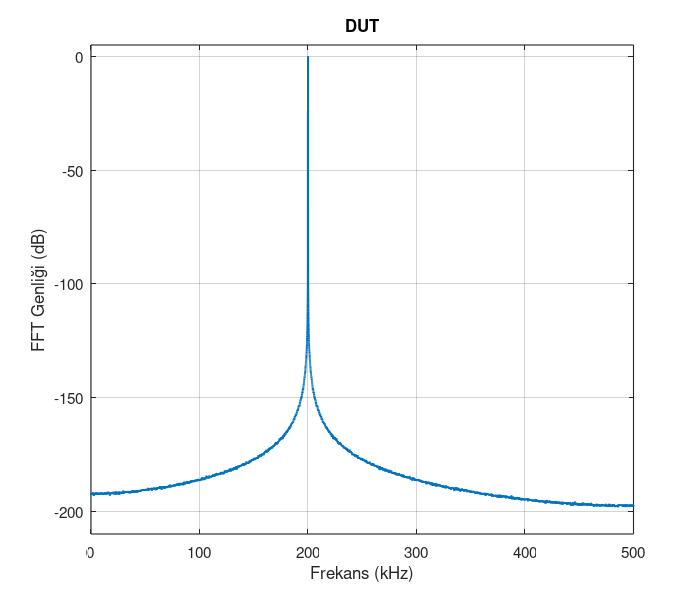
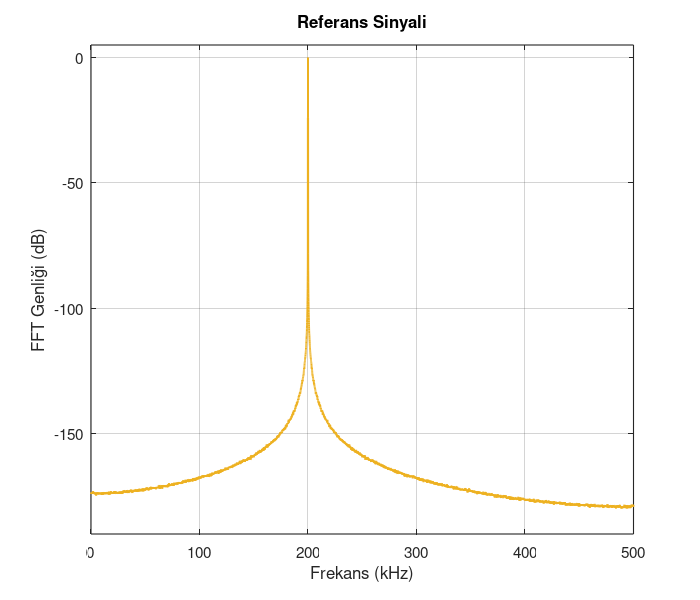
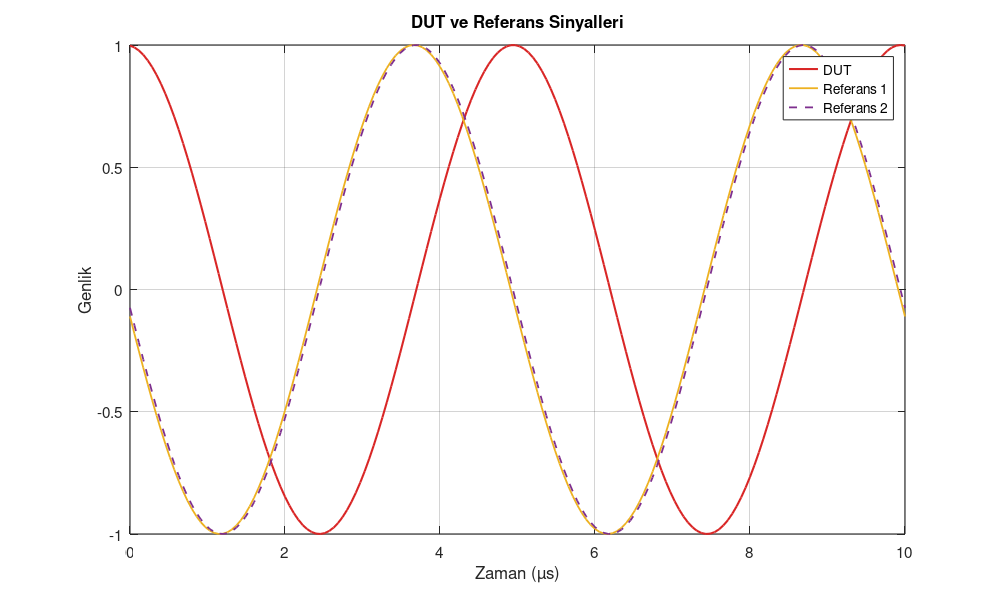

MATLAB code to generate these figures, in order: (Note: this script raises an error after producing the figures.)
% Sunum icin istenen bagimsiz zaman ve frekans domeni grafiklerini uretir.
%
% Ciktilar:
%   1. DUT FFT spektrumu
%   2. Tek referans sinyalinin FFT spektrumu
%   3. DUT ve iki referansin zaman domeninde ust uste gosterimi
%   4. Bir mixer cikisinin FFT spektrumu
%   5. LPF, K_pd bolumu ve asin sonrasi sinyalin FFT spektrumu
%   6. Bir iterasyonluk Cross-PSD / DUT periodogrami karsilastirmasi
%   7. Secilen son iterasyondaki Cross-PSD / DUT periodogrami karsilastirmasi
%
% Bu dosya, matlab_version/presentation_signal_flow_plots klasorunun
% GNU Octave uyumlu kopyasidir. Dosya adiyla ayni ana fonksiyon ve ayni
% dosyada kullanilan alt fonksiyonlardan olusur.

function generate_signal_flow_plots()
script_dir = fileparts(mfilename("fullpath"));
generate_signal_flow_plots_main(script_dir);
end

%% ---------------- LOCAL HELPERS ----------------
function phase_noise = presentation_phase_noise(N, phase_rms)
% Ana generate_phase_noise.m ile ayni 1/f^3 sekillendirmeyi uygular.
white = randn(N, 1);
X_white = fft(white);
f_bin = [0:N/2, N/2-1:-1:1]';
f_bin(1) = 1;
phase_noise_filter = 1 ./ sqrt(f_bin.^3);
phase_noise_filter(1) = 0;
unit_phase_noise = real(ifft(X_white .* phase_noise_filter));
unit_phase_noise = unit_phase_noise - mean(unit_phase_noise);
unit_phase_noise = unit_phase_noise / sqrt(mean(unit_phase_noise.^2));
phase_noise = phase_rms * unit_phase_noise;
end

function result = build_correlation_result( ...
    frequency, S_cross_sum, S_dut_sum, iteration_count, number_of_log_bins)
% Ayni birikimli kosunun istenen iterasyon kontrol noktasini log-binler.
valid = frequency > 0;
S_cross_average = S_cross_sum / iteration_count;
S_dut_average = S_dut_sum / iteration_count;
[result.f_cross, result.L_cross] = logbin_phase_noise( ...
    frequency(valid), abs(S_cross_average(valid)), number_of_log_bins);
[result.f_dut, result.L_dut] = logbin_phase_noise( ...
    frequency(valid), S_dut_average(valid), number_of_log_bins);
result.iteration_count = iteration_count;
result.number_of_log_bins = number_of_log_bins;
end

function [frequency, magnitude_db] = one_sided_fft_db(signal, fs)
% FFT genligini tek tarafli spektruma cevirir; referans birim genliktir.
signal = signal(:);
signal_length = length(signal);
X = fft(signal);
positive_count = floor(signal_length/2) + 1;
magnitude = abs(X(1:positive_count)) / signal_length;
if mod(signal_length, 2) == 0
    magnitude(2:end-1) = 2*magnitude(2:end-1);
else
    magnitude(2:end) = 2*magnitude(2:end);
end
frequency = (0:positive_count-1)' * fs/signal_length;
magnitude_db = 20*log10(magnitude + realmin);
end

function plot_fft_spectrum( ...
    frequency, magnitude_db, fs, line_color, plot_title, output_path, ...
    cutoff, preserve_frequencies)
% Tek seri FFT spektrumunu varsayilan/kareye yakin figure boyunda cizer.
[plot_frequency, plot_magnitude_db] = smooth_fft_for_plot( ...
    frequency, magnitude_db, 250, 12000, preserve_frequencies);
fig = standard_figure(plot_title);
ax = axes(fig);
plot(ax, plot_frequency/1e3, plot_magnitude_db, ...
    "Color", line_color, "LineWidth", 1.4);
hold(ax, "on");
xlim(ax, [0, fs/2/1e3]);
ylim(ax, spectrum_limits(plot_magnitude_db));
if ~isempty(cutoff)
    % Octave'de xline olmadigi icin dikey kesikli cizgi line/text ile cizilir.
    axis_limits = ylim(ax);
    cutoff_x = cutoff.frequency/1e3;
    line([cutoff_x, cutoff_x], axis_limits, ...
        "LineStyle", "--", "Color", cutoff.color, "LineWidth", 1.4);
    text(ax, cutoff_x + 0.01*diff(xlim(ax)), mean(axis_limits), ...
        cutoff.label, "Interpreter", "tex", "Color", cutoff.color, ...
        "HorizontalAlignment", "left", "VerticalAlignment", "middle");
end
xlabel(ax, "Frekans (kHz)");
ylabel(ax, "FFT Genliği (dB)");
title(ax, plot_title);
style_axis(ax);
export_figure(fig, output_path);
end

function [plot_frequency, plot_magnitude_db] = smooth_fft_for_plot( ...
    frequency, magnitude_db, smoothing_bandwidth_hz, ...
    maximum_plot_points, preserve_frequencies)
% Ham FFT binlerini lineer guc alaninda kayan ortalamayla yumusatir.
% Taşıyıcı/mixer tepeleri, frekans konumlari ve gercek tepe genlikleri
% kaybolmasin diye seyreltilmis gorsel seriye ham degerleriyle geri eklenir.
frequency = frequency(:);
magnitude_db = magnitude_db(:);
if numel(frequency) ~= numel(magnitude_db) || numel(frequency) < 2
    error("FFT yumusatma girdileri ayni uzunlukta olmalidir.");
end

frequency_step = median(diff(frequency));
smoothing_window = max(3, round(smoothing_bandwidth_hz/frequency_step));
if mod(smoothing_window, 2) == 0
    smoothing_window = smoothing_window + 1;
end

linear_power = 10.^(magnitude_db/10);
smoothed_power = movmean( ...
    linear_power, smoothing_window, "Endpoints", "shrink");
smoothed_db = 10*log10(smoothed_power + realmin);

plot_stride = max(1, ceil(numel(frequency)/maximum_plot_points));
plot_indices = (1:plot_stride:numel(frequency))';
if plot_indices(end) ~= numel(frequency)
    plot_indices(end+1) = numel(frequency);
end

preserve_indices = zeros(numel(preserve_frequencies), 1);
for preserve_index = 1:numel(preserve_frequencies)
    [~, preserve_indices(preserve_index)] = min( ...
        abs(frequency - preserve_frequencies(preserve_index)));
end
plot_indices = unique([plot_indices; preserve_indices]);
plot_frequency = frequency(plot_indices);
plot_magnitude_db = smoothed_db(plot_indices);

% Yalniz fiziksel olarak onemli dar tepeleri ham FFT genligiyle koru.
for preserve_index = 1:numel(preserve_indices)
    output_index = find( ...
        plot_indices == preserve_indices(preserve_index), 1, "first");
    plot_magnitude_db(output_index) = ...
        magnitude_db(preserve_indices(preserve_index));
end
end

function plot_correlation_comparison( ...
    result, plot_title, cross_color, dut_color, output_path)
% Cross-PSD ve DUT periodogramini 100 log-bin ile ayni semilogx eksende cizer.
if result.number_of_log_bins ~= 100
    error("Korelasyon grafigi tam olarak 100 log-bin kullanmalidir.");
end
fig = standard_figure(plot_title);
ax = axes(fig);
semilogx(ax, result.f_cross, result.L_cross, ...
    "-", "Color", cross_color, "LineWidth", 2.0, ...
    "DisplayName", "Cross-PSD sonucu");
hold(ax, "on");
semilogx(ax, result.f_dut, result.L_dut, ...
    "--", "Color", dut_color, "LineWidth", 1.7, ...
    "DisplayName", "DUT periodogramı");
xlabel(ax, "Offset Frekansı (Hz)");
ylabel(ax, "Faz Gürültüsü (dBc/Hz)");
title(ax, plot_title);
legend(ax, "Location", "southwest");
style_axis(ax);
export_figure(fig, output_path);
end

function limits = spectrum_limits(levels)
% Tekil FFT tepelerini korurken bos alt bolgeyi sinirlayan saglam y araligi.
finite_levels = levels(isfinite(levels));
if isempty(finite_levels)
    error("FFT spektrumunda sonlu deger bulunamadi.");
end
sorted_levels = sort(finite_levels);
low_index = max(1, round(0.01*numel(sorted_levels)));
lower_limit = max(-220, 10*floor(sorted_levels(low_index)/10) - 10);
upper_limit = min(20, 10*ceil(max(sorted_levels)/10) + 5);
if upper_limit - lower_limit < 60
    lower_limit = upper_limit - 60;
end
limits = [lower_limit, upper_limit];
end

function fig = standard_figure(figure_name, figure_width, figure_height)
% Varsayilan 7x6 kareye yakin oran; genis zaman domeni grafigi icin
% en ve boy cagiran taraftan verilir.
if nargin < 2
    figure_width = 7;
    figure_height = 6;
elseif nargin < 3
    figure_height = 6;
end
fig = figure("Name", figure_name, "Visible", "off", "Color", "white", ...
    "Units", "inches", "Position", [1, 1, figure_width, figure_height]);
end

function style_axis(ax)
grid(ax, "on");
set(ax, "GridAlpha", 0.20, "MinorGridAlpha", 0.10, ...
    "FontName", "Helvetica", "FontSize", 11, ...
    "LineWidth", 0.8, "Box", "on");
end

function export_figure(fig, output_path)
% Figure'in inch boyutunu 150 DPI ile PNG olarak kaydeder.
figure_size = get(fig, "Position");
set(fig, "PaperUnits", "inches");
set(fig, "PaperPosition", [0, 0, figure_size(3), figure_size(4)]);
set(fig, "PaperSize", [figure_size(3), figure_size(4)]);
print(fig, output_path, "-dpng", "-r150");
close(fig);
end

function validate_config(config)
required_fields = { ...
    "N", "fs", "A", "f0", "settling_samples", ...
    "lpf_cutoff", "lpf_order", "phase_rms_dut", ...
    "phase_rms_ref1", "phase_rms_ref2", ...
    "number_of_iterations", "number_of_log_bins"};

for field_index = 1:numel(required_fields)
    field_name = required_fields{field_index};
    if ~isfield(config, field_name)
        error("Eksik parametre: config.%s", field_name);
    end
    field_value = config.(field_name);
    if ~isnumeric(field_value) || ~isscalar(field_value) || ...
            ~isreal(field_value) || ~isfinite(field_value)
        error("config.%s sonlu, gercek ve skaler olmalidir.", field_name);
    end
end

if config.N <= 0 || config.N ~= fix(config.N) || mod(config.N, 2) ~= 0
    error("config.N pozitif ve cift bir tamsayi olmalidir.");
end
if config.fs <= 0
    error("config.fs pozitif olmalidir.");
end
if config.A == 0
    error("config.A sifir olamaz.");
end
if config.f0 <= 0 || config.f0 >= config.fs/2
    error("config.f0, (0, fs/2) araliginda olmalidir.");
end
if config.settling_samples < 0 || ...
        config.settling_samples ~= fix(config.settling_samples) || ...
        config.settling_samples > config.N - 2
    error("config.settling_samples, [0, N-2] araliginda bir tamsayi olmalidir.");
end
if config.lpf_cutoff <= 0 || config.lpf_cutoff >= config.fs/2
    error("config.lpf_cutoff, (0, fs/2) araliginda olmalidir.");
end
if 2*config.f0 <= config.lpf_cutoff
    error(["2*config.f0, lpf_cutoff degerinden buyuk olmalidir; ", ...
        "tasiyici toplam-frekans bileseni LPF bandina giremez."]);
end
if config.lpf_order <= 0 || config.lpf_order ~= fix(config.lpf_order)
    error("config.lpf_order pozitif bir tamsayi olmalidir.");
end
if config.phase_rms_dut < 0 || config.phase_rms_ref1 < 0 || ...
        config.phase_rms_ref2 < 0
    error("Faz gurultusu RMS degerleri negatif olamaz.");
end
if config.number_of_iterations <= 0 || ...
        config.number_of_iterations ~= fix(config.number_of_iterations)
    error("config.number_of_iterations pozitif bir tamsayi olmalidir.");
end
if config.number_of_log_bins < 2 || ...
        config.number_of_log_bins ~= fix(config.number_of_log_bins)
    error("config.number_of_log_bins en az 2 olan bir tamsayi olmalidir.");
end

channel_length = config.N - config.settling_samples;
nfft = 2^nextpow2(2*channel_length - 1);
if config.lpf_cutoff < 2*config.fs/nfft
    error("LPF bandinda en az iki pozitif FFT noktasi bulunmalidir.");
end
end

function mixed_signals = mixer(dut_signal, reference_signals)
dut_signal = dut_signal(:);
if size(reference_signals, 1) ~= length(dut_signal)
    error("DUT ve referans sinyalleri ayni ornek sayisina sahip olmalidir.");
end
mixed_signals = bsxfun(@times, dut_signal, reference_signals);
end

function filtered_signal = lowpass_filter( ...
    input_signal, fs, cutoff_frequency, filter_order)
if cutoff_frequency <= 0 || cutoff_frequency >= fs/2
    error("cutoff_frequency, (0, fs/2) araliginda olmalidir.");
end
if filter_order <= 0 || filter_order ~= fix(filter_order)
    error("filter_order pozitif bir tamsayi olmalidir.");
end

persistent cached_fs cached_cutoff cached_order cached_b cached_a;
settings_changed = isempty(cached_b) || cached_fs ~= fs || ...
    cached_cutoff ~= cutoff_frequency || cached_order ~= filter_order;
if settings_changed
    normalized_cutoff = cutoff_frequency / (fs/2);
    [cached_b, cached_a] = butter( ...
        filter_order, normalized_cutoff, "low");
    cached_fs = fs;
    cached_cutoff = cutoff_frequency;
    cached_order = filter_order;
end
filtered_signal = filter(cached_b, cached_a, input_signal);
end

function x = remove_dc(x)
x = x - mean(x);
end

function S_cross = compute_cross_psd(channels, fs, nfft)
if size(channels, 2) ~= 2
    error("Cross-PSD hesabi icin channels tam olarak iki kolonlu olmalidir.");
end
channel_length = size(channels, 1);
channel_spectra = fft(channels, nfft, 1);
S_cross_two_sided = channel_spectra(:, 1) ...
    .* conj(channel_spectra(:, 2)) / (fs*channel_length);
number_of_positive_points = floor(nfft/2) + 1;
S_cross = S_cross_two_sided(1:number_of_positive_points);
S_cross(2:end-1) = 2*S_cross(2:end-1);
end

function [f, P] = compute_periodogram(x, fs, nfft)
x = x(:);
signal_length = length(x);
X = fft(x, nfft);
P_two_sided = abs(X).^2 / (fs*signal_length);
number_of_positive_points = floor(nfft/2) + 1;
P = P_two_sided(1:number_of_positive_points);
P(2:end-1) = 2*P(2:end-1);
f = (0:number_of_positive_points-1)' * fs/nfft;
end

function [f_binned, L_binned] = logbin_phase_noise(f, P, number_of_bins)
f = f(:);
P = P(:);
valid = isfinite(f) & isfinite(P) & f > 0 & P >= 0;
f = f(valid);
P = P(valid);
if numel(f) < 2 || min(f) >= max(f)
    error("Logaritmik binleme icin en az iki farkli frekans gereklidir.");
end

bin_edges = logspace(log10(min(f)), log10(max(f)), number_of_bins + 1);
f_binned = NaN(number_of_bins, 1);
P_binned = NaN(number_of_bins, 1);
for bin_index = 1:number_of_bins
    in_bin = f >= bin_edges(bin_index) & f < bin_edges(bin_index + 1);
    if bin_index == number_of_bins
        in_bin = f >= bin_edges(bin_index) & f <= bin_edges(bin_index + 1);
    end
    if any(in_bin)
        f_binned(bin_index) = exp(mean(log(f(in_bin))));
        P_binned(bin_index) = mean(P(in_bin));
    end
end
nonempty_bins = isfinite(f_binned);
f_binned = f_binned(nonempty_bins);
P_binned = P_binned(nonempty_bins);
L_binned = 10*log10(0.5*P_binned + realmin);
end

function generate_signal_flow_plots_main(script_dir)
%% ---------------- PATHS AND OUTPUT DIRECTORY ----------------
output_dir = fullfile(script_dir, "output");

if ~isfolder(output_dir)
    mkdir(output_dir);
end

if exist("OCTAVE_VERSION", "builtin")
    % Butterworth tasarimi Octave'de signal paketinden gelir.
    pkg load signal;
end

%% ---------------- REQUESTED DEFAULT PARAMETERS ----------------
config = struct();
config.N = 1000000;
config.fs = 1e6;
config.A = 1;
config.f0 = 200e3;
config.settling_samples = 512;
config.lpf_cutoff = 50e3;
config.lpf_order = 4;
config.phase_rms_dut = 0.05;
config.phase_rms_ref1 = 0.1;
config.phase_rms_ref2 = 0.1;
config.number_of_iterations = 2;
config.number_of_log_bins = 100;
config.random_seed = 13082026;

validate_config(config);
rng(config.random_seed, "twister");

%% ---------------- FIXED MODEL QUANTITIES ----------------
N = config.N;
fs = config.fs;
t = (0:N-1)' / fs;
carrier_phase = 2*pi*config.f0*t;
quadrature_phase = carrier_phase + pi/2;
K_pd = config.A^2 / 2;

channel_length = N - config.settling_samples;
nfft_cross = 2^nextpow2(2*channel_length - 1);
number_of_positive_points = floor(nfft_cross/2) + 1;
f_cross = (0:number_of_positive_points-1)' * fs/nfft_cross;

S_cross_sum = complex(zeros(number_of_positive_points, 1));
S_dut_sum = zeros(number_of_positive_points, 1);
first_iteration = struct();
correlation_1 = struct();
correlation_final = struct();

%% ---------------- TWO-CHANNEL ITERATION FLOW ----------------
fprintf("Sunum grafikleri icin %d iterasyon hesaplaniyor...\n", ...
    config.number_of_iterations);
simulation_timer = tic;
progress_interval = max(1, ceil(config.number_of_iterations/5));

for iteration = 1:config.number_of_iterations
    % DUT iki kanalda ortaktir; iki referans birbirinden bagimsizdir.
    phase_noise_dut = presentation_phase_noise(N, config.phase_rms_dut);
    phase_noise_ref1 = presentation_phase_noise(N, config.phase_rms_ref1);
    phase_noise_ref2 = presentation_phase_noise(N, config.phase_rms_ref2);

    x_dut = config.A*cos(carrier_phase + phase_noise_dut);
    x_ref1 = config.A*cos(quadrature_phase + phase_noise_ref1);
    x_ref2 = config.A*cos(quadrature_phase + phase_noise_ref2);

    mixed_signals = mixer(x_dut, [x_ref1, x_ref2]);
    lpf_signals = lowpass_filter( ...
        mixed_signals, fs, config.lpf_cutoff, config.lpf_order);
    normalized_sine = lpf_signals / K_pd;
    clipped_sine = min(max(normalized_sine, -1), 1);
    phase_error = asin(clipped_sine);

    channels = phase_error(config.settling_samples + 1:end, :);
    channels = remove_dc(channels);
    S_cross_sum = S_cross_sum + ...
        compute_cross_psd(channels, fs, nfft_cross);

    dut_noise_for_periodogram = ...
        phase_noise_dut(config.settling_samples + 1:end);
    dut_noise_for_periodogram = remove_dc(dut_noise_for_periodogram);
    [~, S_dut_current] = compute_periodogram( ...
        dut_noise_for_periodogram, fs, nfft_cross);
    S_dut_sum = S_dut_sum + S_dut_current;

    if iteration == 1
        % Ara asama plotlari yalniz ilk, deterministik realizasyondan uretilir.
        first_iteration.phase_noise_dut = phase_noise_dut;
        first_iteration.phase_noise_ref1 = phase_noise_ref1;
        first_iteration.phase_noise_ref2 = phase_noise_ref2;
        first_iteration.x_dut = x_dut;
        first_iteration.x_ref1 = x_ref1;
        first_iteration.x_ref2 = x_ref2;
        first_iteration.mixer_output = mixed_signals(:, 1);
        first_iteration.lpf_output = lpf_signals(:, 1);
        first_iteration.processed_output = remove_dc( ...
            phase_error(config.settling_samples + 1:end, 1));

        correlation_1 = build_correlation_result( ...
            f_cross, S_cross_sum, S_dut_sum, iteration, ...
            config.number_of_log_bins);
    end

    if iteration == config.number_of_iterations
        correlation_final = build_correlation_result( ...
            f_cross, S_cross_sum, S_dut_sum, iteration, ...
            config.number_of_log_bins);
    end

    if mod(iteration, progress_interval) == 0 || ...
            iteration == config.number_of_iterations
        fprintf("  %d/%d iterasyon tamamlandi.\n", ...
            iteration, config.number_of_iterations);
    end
end

simulation_seconds = toc(simulation_timer);
fprintf("Hesap tamamlandi: %.2f s\n", simulation_seconds);

if isempty(fieldnames(correlation_1)) || isempty(fieldnames(correlation_final))
    error("1 ve son iterasyon kontrol noktalari olusturulamadi.");
end

%% ---------------- FIRST-ITERATION FFT SPECTRA ----------------
[f_dut_fft, dut_fft_db] = one_sided_fft_db(first_iteration.x_dut, fs);
[f_ref_fft, ref_fft_db] = one_sided_fft_db(first_iteration.x_ref1, fs);
[f_mixer_fft, mixer_fft_db] = one_sided_fft_db( ...
    first_iteration.mixer_output, fs);
[f_processed_fft, processed_fft_db] = one_sided_fft_db( ...
    first_iteration.processed_output, fs);

% Ana spektral tepelerin modeldeki beklenen frekanslarda oldugunu dogrula.
[~, dut_peak_index] = max(dut_fft_db);
[~, ref_peak_index] = max(ref_fft_db);
[~, mixer_peak_index] = max(mixer_fft_db);
dut_peak_frequency = f_dut_fft(dut_peak_index);
ref_peak_frequency = f_ref_fft(ref_peak_index);
mixer_peak_frequency = f_mixer_fft(mixer_peak_index);
frequency_tolerance = 2*fs/N;
if abs(dut_peak_frequency - config.f0) > frequency_tolerance
    error("DUT FFT tepesi f0 frekansinda degil: %.3f Hz", ...
        dut_peak_frequency);
end
if abs(ref_peak_frequency - config.f0) > frequency_tolerance
    error("Referans FFT tepesi f0 frekansinda degil: %.3f Hz", ...
        ref_peak_frequency);
end
if abs(mixer_peak_frequency - 2*config.f0) > frequency_tolerance
    error("Mixer FFT tepesi 2f0 frekansinda degil: %.3f Hz", ...
        mixer_peak_frequency);
end

% LPF'nin toplam frekans bilesenini gercekten bastirdigini sayisal kabul
% kontroluyle dogrula. Bu kontrol grafik etiketinden bagimsizdir.
[f_lpf_fft, lpf_fft_db] = one_sided_fft_db(first_iteration.lpf_output, fs);
[~, mixer_2f0_index] = min(abs(f_mixer_fft - 2*config.f0));
[~, lpf_2f0_index] = min(abs(f_lpf_fft - 2*config.f0));
suppression_2f0_db = ...
    mixer_fft_db(mixer_2f0_index) - lpf_fft_db(lpf_2f0_index);
if ~isfinite(suppression_2f0_db) || suppression_2f0_db < 40
    error("LPF 2f0 bastirma kontrolu basarisiz: %.2f dB", ...
        suppression_2f0_db);
end

%% ---------------- PLOT COLORS ----------------
blue = [0.0000, 0.4470, 0.7410];
red = [0.8500, 0.1500, 0.1500];
gold = [0.9290, 0.6940, 0.1250];
purple = [0.4940, 0.1840, 0.5560];
dark_gray = [0.25, 0.25, 0.25];

%% ---------------- 01: DUT FFT SPECTRUM ----------------
plot_fft_spectrum( ...
    f_dut_fft, dut_fft_db, fs, blue, "DUT", ...
    fullfile(output_dir, "01_dut_fft_spektrumu.png"), [], config.f0);

%% ---------------- 02: REFERENCE FFT SPECTRUM ----------------
plot_fft_spectrum( ...
    f_ref_fft, ref_fft_db, fs, gold, "Referans Sinyali", ...
    fullfile(output_dir, "02_referans_fft_spektrumu.png"), [], config.f0);

%% ---------------- 03: DUT AND REFERENCES IN TIME ----------------
time_window_duration = 10e-6;
time_window_count = min(N, round(time_window_duration*fs) + 1);
time_indices = 1:time_window_count;

% fs/f0 = 5 ornek/tur oldugu icin, yalniz gorsel sunumda surekli tasiyiciyi
% gostermek uzere ayni faz realizasyonu daha yogun bir zaman izgarasina tasinir.
display_oversampling = 16;
t_dense = linspace( ...
    t(time_indices(1)), t(time_indices(end)), ...
    display_oversampling*numel(time_indices))';
dut_phase_dense = interp1(t(time_indices), ...
    first_iteration.phase_noise_dut(time_indices), t_dense, "pchip");
ref1_phase_dense = interp1(t(time_indices), ...
    first_iteration.phase_noise_ref1(time_indices), t_dense, "pchip");
ref2_phase_dense = interp1(t(time_indices), ...
    first_iteration.phase_noise_ref2(time_indices), t_dense, "pchip");

x_dut_dense = config.A*cos(2*pi*config.f0*t_dense + dut_phase_dense);
x_ref1_dense = config.A*cos( ...
    2*pi*config.f0*t_dense + pi/2 + ref1_phase_dense);
x_ref2_dense = config.A*cos( ...
    2*pi*config.f0*t_dense + pi/2 + ref2_phase_dense);

fig = standard_figure("DUT ve Referans Sinyalleri", 10, 6);
ax = axes(fig);
plot(ax, 1e6*t_dense, x_dut_dense, ...
    "Color", red, "LineWidth", 1.5, "DisplayName", "DUT");
hold(ax, "on");
plot(ax, 1e6*t_dense, x_ref1_dense, ...
    "Color", gold, "LineWidth", 1.3, "DisplayName", "Referans 1");
plot(ax, 1e6*t_dense, x_ref2_dense, ...
    "--", "Color", purple, "LineWidth", 1.3, ...
    "DisplayName", "Referans 2");
xlim(ax, [0, 1e6*time_window_duration]);
xlabel(ax, "Zaman (µs)");
ylabel(ax, "Genlik");
title(ax, "DUT ve Referans Sinyalleri");
legend(ax, "show");
style_axis(ax);
export_figure(fig, fullfile(output_dir, ...
    "03_dut_ve_referanslar_zaman.png"));

%% ---------------- 04: MIXER OUTPUT FFT SPECTRUM ----------------
plot_fft_spectrum( ...
    f_mixer_fft, mixer_fft_db, fs, blue, "Mixer Çıkışı", ...
    fullfile(output_dir, "04_mixer_cikisi_fft_spektrumu.png"), [], ...
    2*config.f0);

%% ---------------- 05: LPF / KPD / ASIN OUTPUT FFT ----------------
plot_fft_spectrum( ...
    f_processed_fft, processed_fft_db, fs, blue, ...
    "LPF, Kpd ve Asin Sonrası", ...
    fullfile(output_dir, "05_islenmis_sinyal_fft_spektrumu.png"), ...
    struct("frequency", config.lpf_cutoff, ...
           "label", "f_{cutoff}", "color", dark_gray), []);

%% ---------------- 06-07: CORRELATION COMPARISONS ----------------
plot_correlation_comparison( ...
    correlation_1, "Korelasyon Sonucu - 1 İterasyon", ...
    blue, red, fullfile(output_dir, ...
    "06_korelasyon_1_iterasyon.png"));

plot_correlation_comparison( ...
    correlation_final, sprintf("Korelasyon Sonucu - %d İterasyon", ...
    config.number_of_iterations), ...
    blue, red, fullfile(output_dir, ...
    sprintf("07_korelasyon_%d_iterasyon.png", ...
    config.number_of_iterations)));

%% ---------------- RUN SUMMARY ----------------
summary_path = fullfile(output_dir, "run_summary.txt");
summary_file = fopen(summary_path, "w");
if summary_file < 0
    error("Ozet dosyasi acilamadi: %s", summary_path);
end
summary_cleanup = onCleanup(@() fclose(summary_file));
fprintf(summary_file, "Presentation FFT plots (Octave)\n");
fprintf(summary_file, "seed=%d\n", config.random_seed);
fprintf(summary_file, "N=%d\n", config.N);
fprintf(summary_file, "fs=%.0f Hz\n", config.fs);
fprintf(summary_file, "f0=%.0f Hz\n", config.f0);
fprintf(summary_file, "lpf_cutoff=%.0f Hz\n", config.lpf_cutoff);
fprintf(summary_file, "lpf_order=%d\n", config.lpf_order);
fprintf(summary_file, "DUT_RMS=%.4f rad\n", config.phase_rms_dut);
fprintf(summary_file, "Ref1_RMS=%.4f rad\n", config.phase_rms_ref1);
fprintf(summary_file, "Ref2_RMS=%.4f rad\n", config.phase_rms_ref2);
fprintf(summary_file, "iterations=1,%d\n", config.number_of_iterations);
fprintf(summary_file, "log_bins=%d\n", config.number_of_log_bins);
fprintf(summary_file, "DUT_FFT_peak=%.3f Hz\n", dut_peak_frequency);
fprintf(summary_file, "Reference_FFT_peak=%.3f Hz\n", ref_peak_frequency);
fprintf(summary_file, "Mixer_FFT_peak=%.3f Hz\n", mixer_peak_frequency);
fprintf(summary_file, "FFT_smoothing_bandwidth=250 Hz\n");
fprintf(summary_file, "FFT_max_plot_points=12000\n");
fprintf(summary_file, "time_domain_window=10 us\n");
fprintf(summary_file, "LPF_suppression_at_2f0=%.6f dB\n", ...
    suppression_2f0_db);
fprintf(summary_file, "runtime=%.3f s\n", simulation_seconds);
clear summary_cleanup;

fprintf("\nYedi grafik hazir: %s\n", output_dir);
fprintf("2f0 bastirma: %.2f dB\n", suppression_2f0_db);
end
